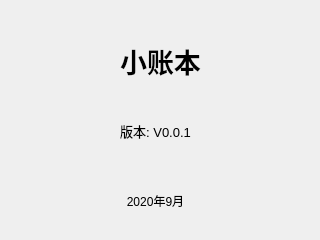
<?xml version="1.0" encoding="UTF-8"?>
<ui version="4.0">
 <class>HelpView</class>
 <widget class="QWidget" name="HelpView">
  <property name="geometry">
   <rect>
    <x>0</x>
    <y>0</y>
    <width>320</width>
    <height>240</height>
   </rect>
  </property>
  <property name="font">
   <font>
    <family>Arial</family>
   </font>
  </property>
  <property name="windowTitle">
   <string>帮助</string>
  </property>
  <property name="windowIcon">
   <iconset resource="../resource/resource.qrc">
    <normaloff>:/icon/main.ico</normaloff>:/icon/main.ico</iconset>
  </property>
  <widget class="QLabel" name="label">
   <property name="geometry">
    <rect>
     <x>0</x>
     <y>30</y>
     <width>321</width>
     <height>61</height>
    </rect>
   </property>
   <property name="font">
    <font>
     <pointsize>20</pointsize>
     <weight>75</weight>
     <bold>true</bold>
    </font>
   </property>
   <property name="text">
    <string>小账本</string>
   </property>
   <property name="alignment">
    <set>Qt::AlignCenter</set>
   </property>
  </widget>
  <widget class="QLabel" name="label_2">
   <property name="geometry">
    <rect>
     <x>0</x>
     <y>110</y>
     <width>311</width>
     <height>41</height>
    </rect>
   </property>
   <property name="font">
    <font>
     <pointsize>10</pointsize>
    </font>
   </property>
   <property name="layoutDirection">
    <enum>Qt::LeftToRight</enum>
   </property>
   <property name="text">
    <string>版本: V0.0.1</string>
   </property>
   <property name="alignment">
    <set>Qt::AlignCenter</set>
   </property>
  </widget>
  <widget class="QLabel" name="label_3">
   <property name="geometry">
    <rect>
     <x>110</x>
     <y>180</y>
     <width>91</width>
     <height>41</height>
    </rect>
   </property>
   <property name="font">
    <font>
     <pointsize>9</pointsize>
    </font>
   </property>
   <property name="text">
    <string>2020年9月</string>
   </property>
   <property name="alignment">
    <set>Qt::AlignCenter</set>
   </property>
  </widget>
 </widget>
 <resources>
  <include location="../resource/resource.qrc"/>
 </resources>
 <connections/>
</ui>
